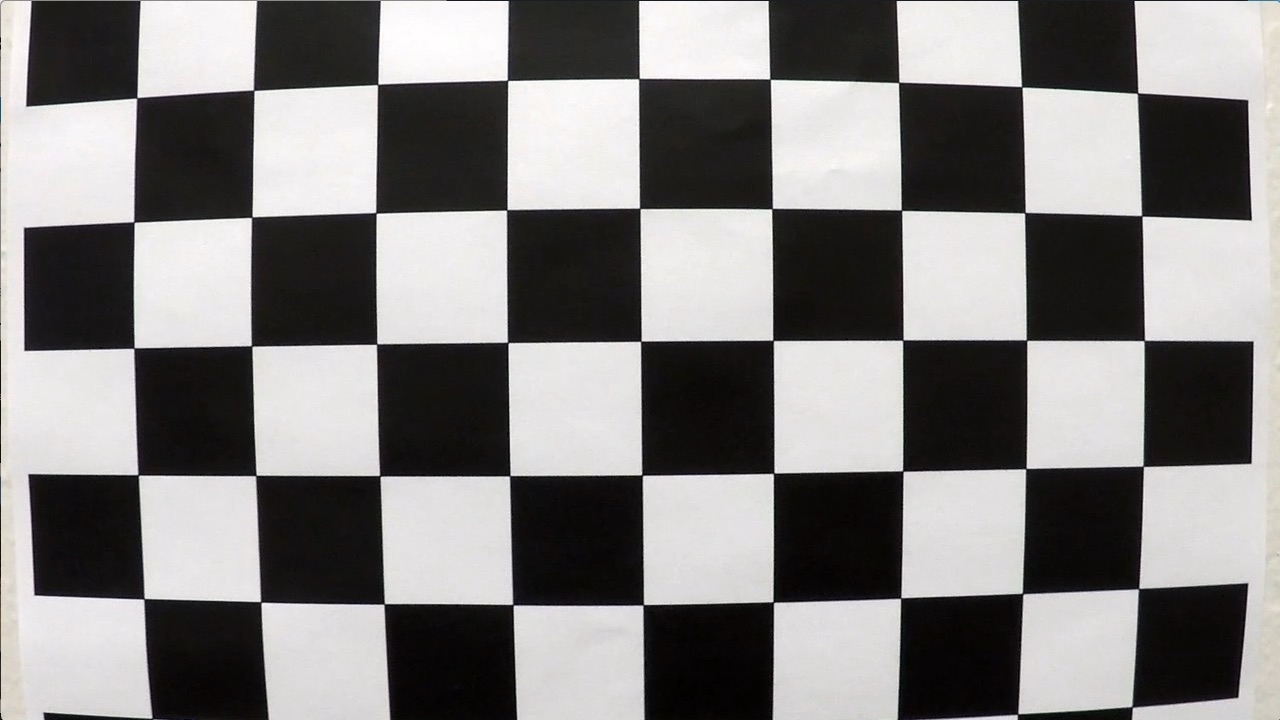
#> input picture p4/camera_cal/calibration1.jpg, 1280 x 720 px; its folder holds 5 pictures in this run
$ jupyter execute --allow-errors p4_debugging.ipynb   (shell and % lines are left out)
#> lines starting #> are read from the running program, lines starting #| are printed output that depends on the picture; after the words box and inside, x2 and y2 are one past the last pixel; in counts of white or black regions, pixels touching at a corner belong together
[cell 1]

import numpy as np
import cv2
import matplotlib.pyplot as plt
import matplotlib.image as mpimg
from scipy import signal

import glob
import pickle

from utils import *

[cell 2]
# Prepare object points
nx = 9 # Number of inside corners in any given row
ny = 6 # Number of inside corners in any given column

# Read in and make a list of calibration images

# glob allows us to read in files with consistent file names
# e.g. calibration-1.jpg, calibration-2.jpg...
images = glob.glob("camera_cal/calibration*.jpg")

# Initialise image and object point arrays
objpoints = []
imgpoints = []

# Generate object points
objp = np.zeros((nx*ny,3), np.float32)
objp[:,:2] = np.mgrid[0:nx,0:ny].T.reshape(-1,2) # x, y coordinates

[cell 3]
for image in images:

    # Read in image
    img = cv2.imread(image)
#> img is the input picture: shape (720, 1280, 3); mean B, G, R 127.8, 128.4, 130.1

    # Convert to grayscale
    gray = cv2.cvtColor(img, cv2.COLOR_BGR2GRAY)

    # Find the chessboard corners
    # Parameters: (image, chessboard dims, param for any flags)
    # chessboard dims = inside corners, not squares.
    ret, corners = cv2.findChessboardCorners(gray, (nx, ny), None)
#> ret = False; corners = None

    # If found, draw corners
    if ret == True:
        # Fill image point and object point arrays
        imgpoints.append(corners)
        objpoints.append(objp)

        # Draw and display the corners
        cv2.drawChessboardCorners(img, (nx, ny), corners, ret)
        plt.imshow(img)
#> pass 2 of the loop `for image in images:`:
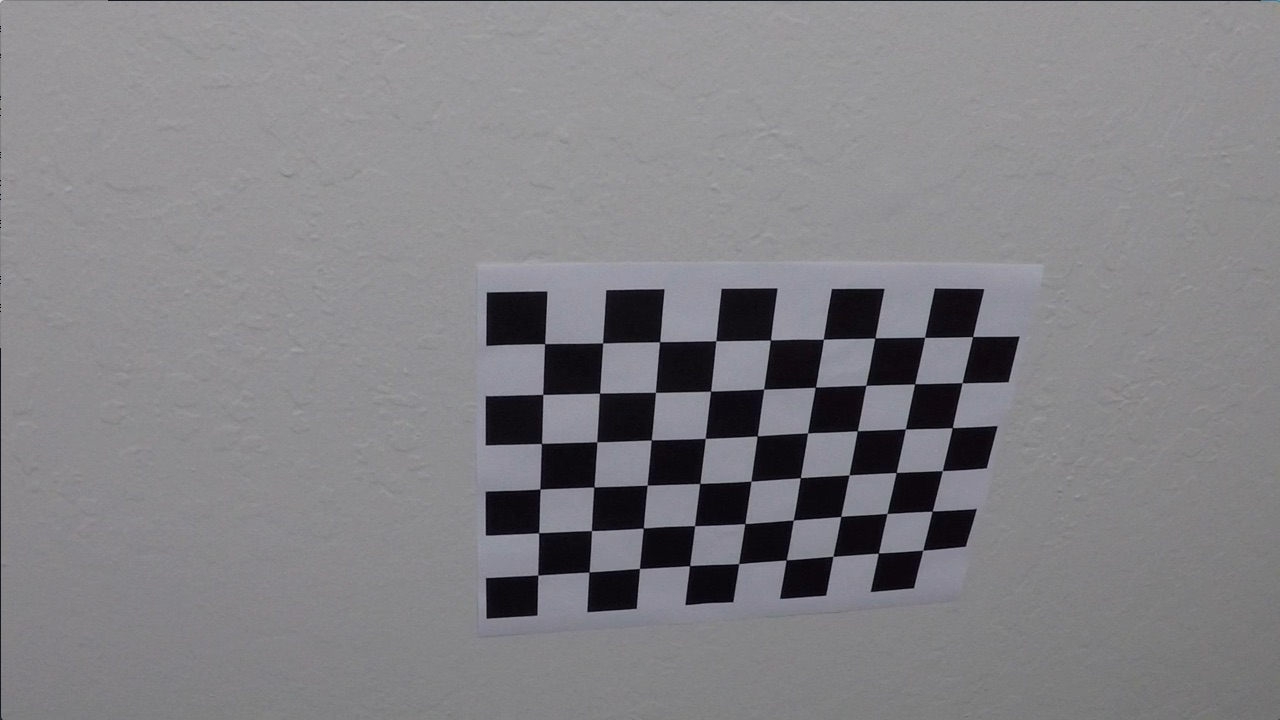
#> input picture p4/camera_cal/calibration10.jpg, 1280 x 720 px
#> img is the input picture: shape (720, 1280, 3); mean B, G, R 133.1, 129.4, 130.2
#> ret = True; corners = 54 rows, first 8: [545.3, 343.1], [602.7, 342.8], [660.1, 341.3], [715.8, 340.7], [770.6, 340], [823.5, 339.2], [874.3, 338.5], [925.1, 337.4]
#> `cv2.drawChessboardCorners(img, (nx, ny), corners, ret)`:
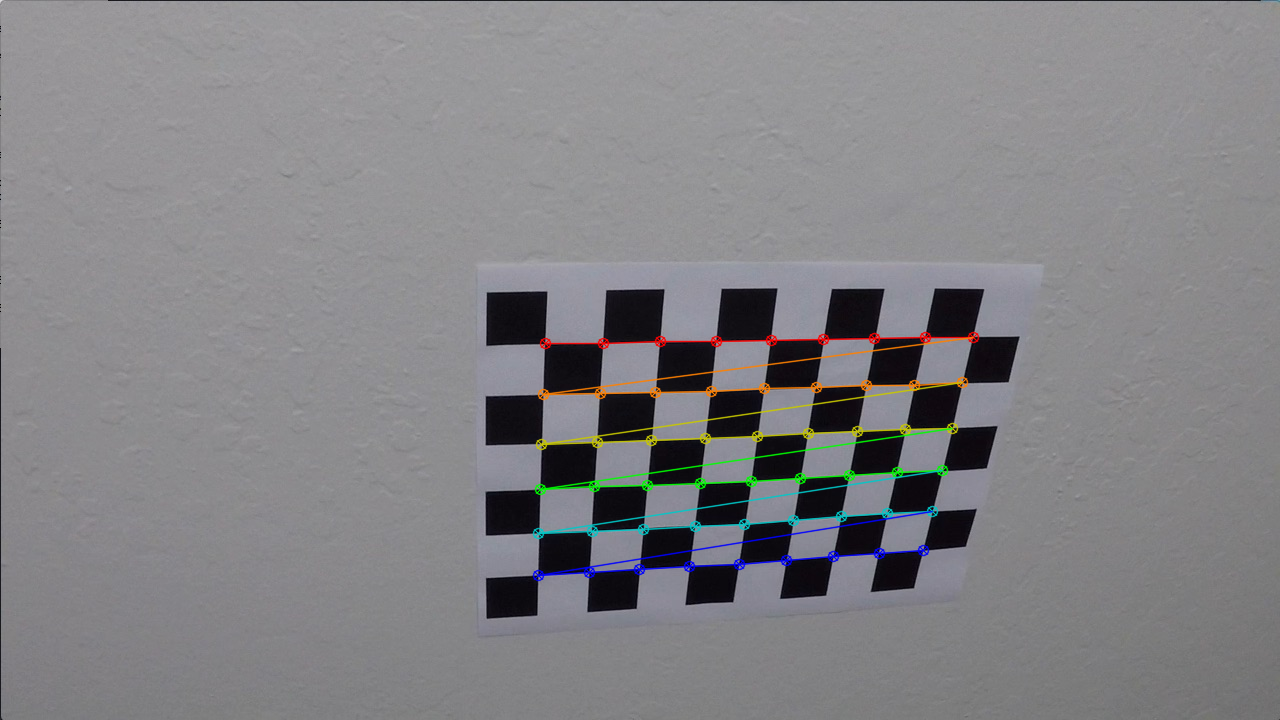
#> img: shape (720, 1280, 3); 1.91% of pixels changed, all inside (x1, y1, x2, y2) = (532, 331, 980, 582)
#> pass 3 of the loop `for image in images:`:
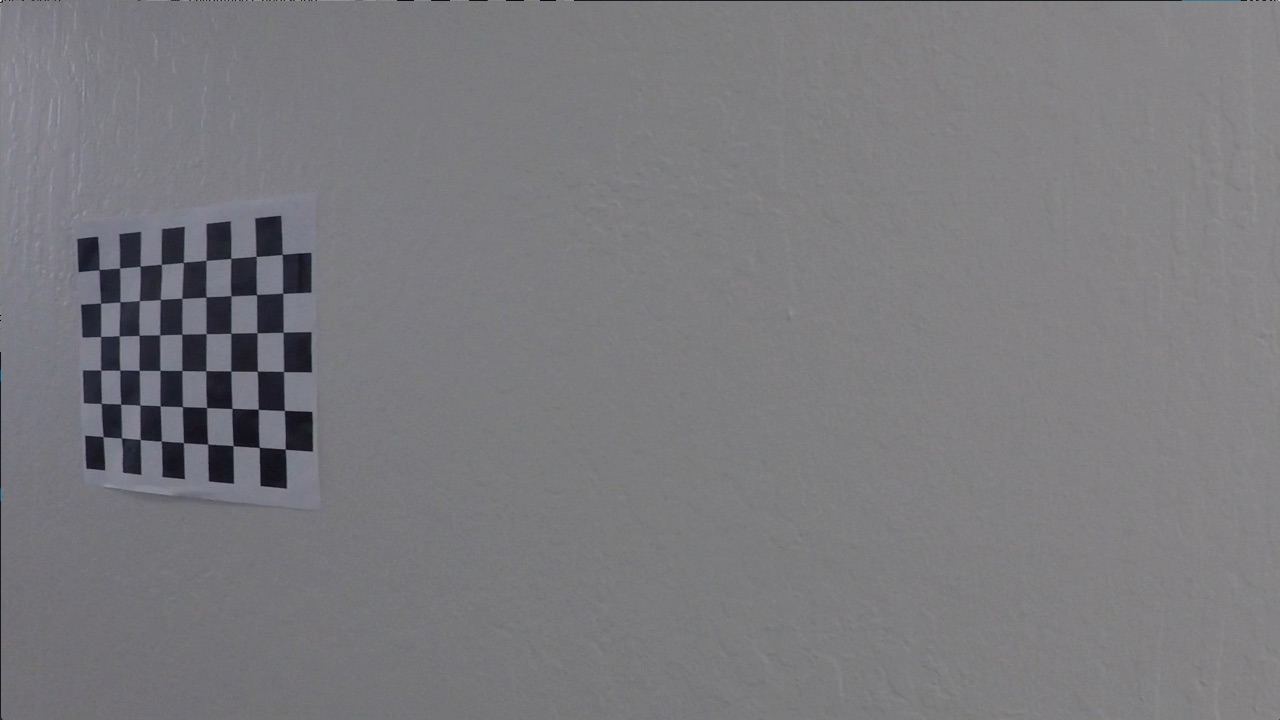
#> input picture p4/camera_cal/calibration11.jpg, 1280 x 720 px
#> img is the input picture: shape (720, 1280, 3); mean B, G, R 125.2, 121.7, 122.2
#> corners = 54 rows, first 8: [99.22, 269.6], [119.6, 268], [140.1, 266.1], [161.3, 264.5], [183.3, 262.5], [206.1, 260.3], [230.7, 258.2], [256.2, 256.3]
#> `cv2.drawChessboardCorners(img, (nx, ny), corners, ret)`:
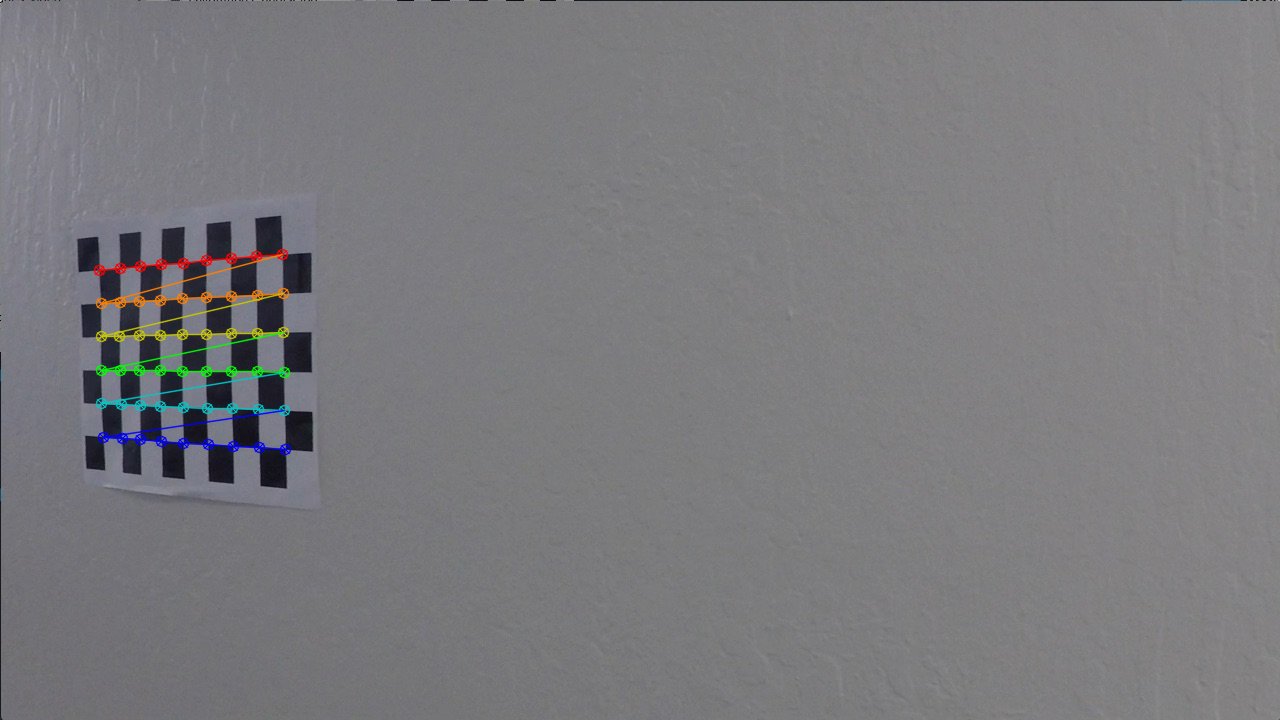
#> img: shape (720, 1280, 3); 1.11% of pixels changed, all inside (x1, y1, x2, y2) = (93, 248, 292, 456)
#> the loop made 5 passes; the first 3 are shown
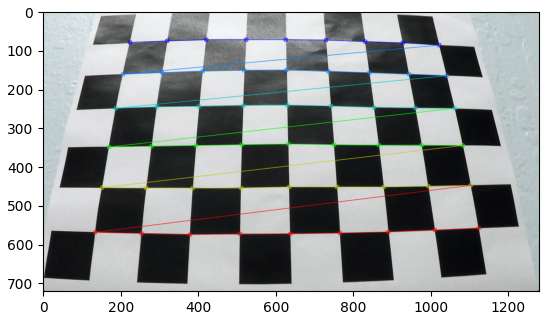
#> figure drawn by matplotlib, 1 panel; B, G, R data is drawn as R, G, B

[cell 4]
# Test undistortion on an image
img = cv2.imread('camera_cal/calibration3.jpg')
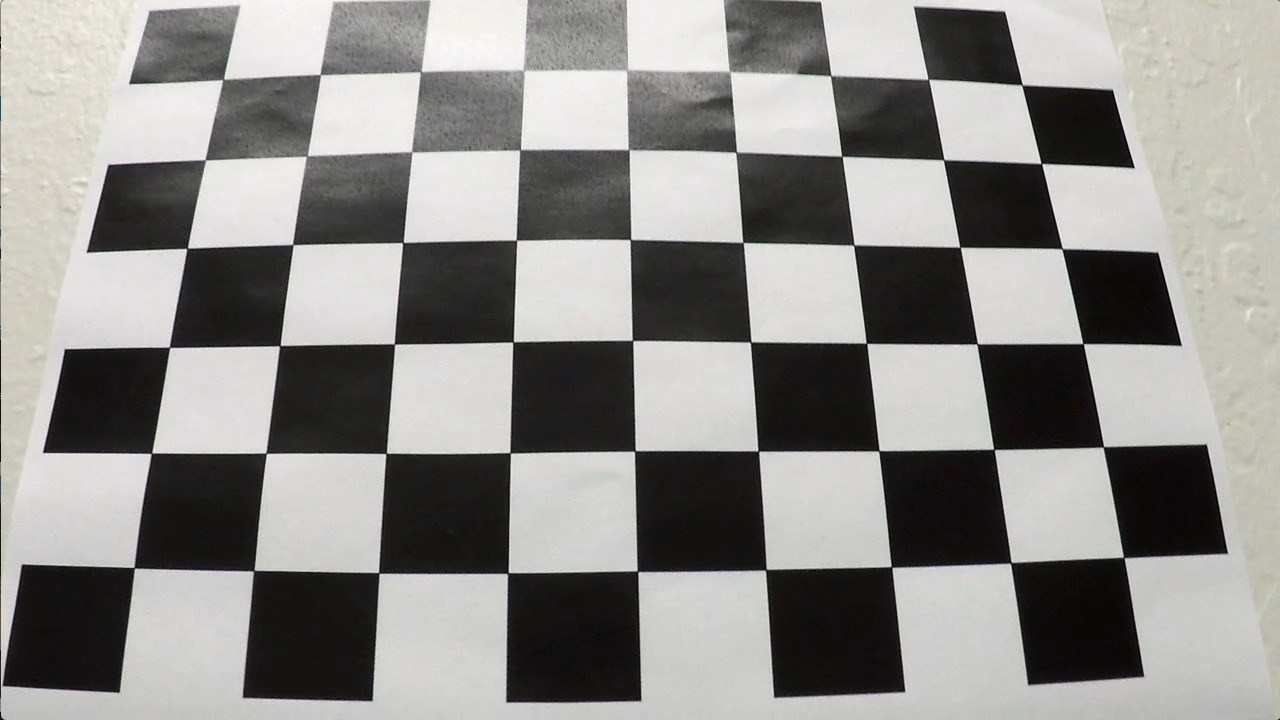
#> input picture p4/camera_cal/calibration3.jpg, 1280 x 720 px
#> img is the input picture: shape (720, 1280, 3); mean B, G, R 138.1, 141, 141.8
img_size = (img.shape[1], img.shape[0])

# Do camera calibration given object points and image points
ret, mtx, dist, rvecs, tvecs = cv2.calibrateCamera(objpoints, imgpoints, img_size,None,None)

dst = cv2.undistort(img, mtx, dist, None, mtx)
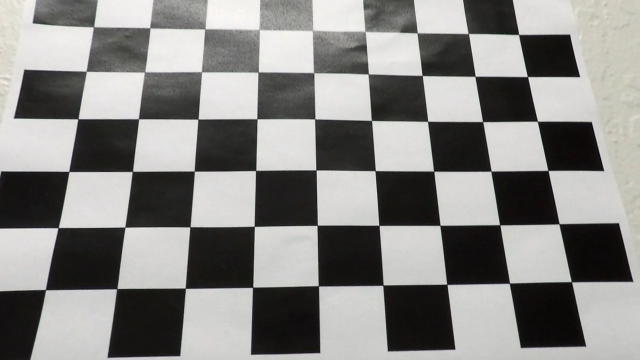
#> dst: shape (720, 1280, 3) (shown at 1/2 size); mean B, G, R 132.7, 134.9, 135.7
cv2.imwrite('calibration_wide/test_undist.jpg',dst)

#dst = cv2.cvtColor(dst, cv2.COLOR_BGR2RGB)
# Visualize undistortion
f, (ax1, ax2) = plt.subplots(1, 2, figsize=(20,10))
ax1.imshow(img)
ax1.set_title('Original Image', fontsize=30)
ax2.imshow(dst)
ax2.set_title('Undistorted Image', fontsize=30)
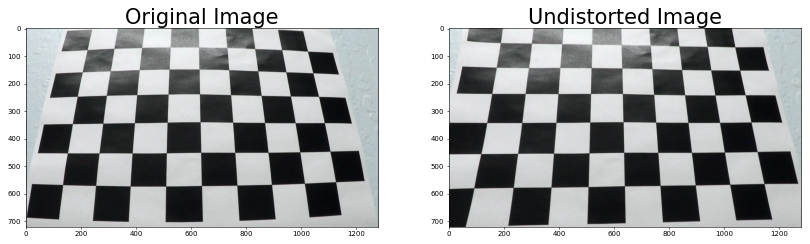
#> figure drawn by matplotlib, 2 panels; B, G, R data is drawn as R, G, B

[cell 5]
# Save the camera calibration result.
save = {
    "mtx" : mtx,
    "dist" : dist
}

pickle.dump( save, open( "camera_calibration.p", "wb" ) )

Pipeline (single images)
1. Has the distortion correction been correctly applied to each image?

[cell 6]
raw = cv2.imread("test_images/signs_vehicles_xygrad.png")
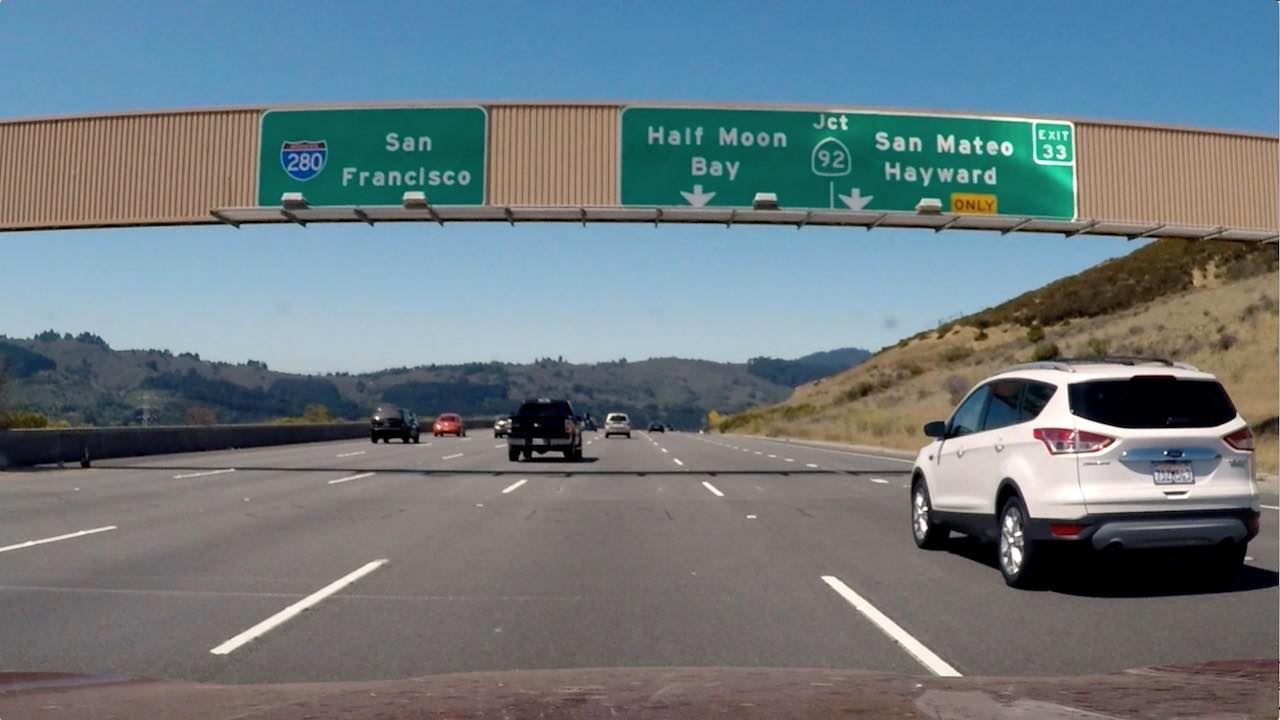
#> input picture p4/test_images/signs_vehicles_xygrad.png, 1280 x 720 px
#> raw is the input picture: shape (720, 1280, 3); mean B, G, R 127.5, 121.6, 109.2

image = cv2.undistort(raw, mtx, dist, None, mtx)
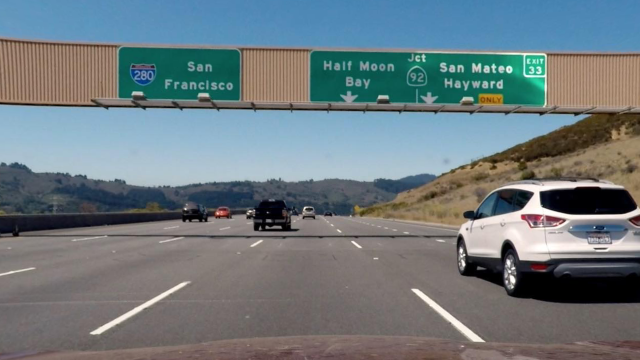
#> image: shape (720, 1280, 3) (shown at 1/2 size); mean B, G, R 127, 121.9, 109.7

# Visualize undistortion
f, (ax1, ax2) = plt.subplots(1, 2, figsize=(20,10))
ax1.imshow(raw)
ax1.set_title('Original Image', fontsize=30)
ax2.imshow(image)
ax2.set_title('Undistorted Image', fontsize=30)

2. Has a binary image been created using color transforms, gradients or other methods?

[cell 7]
# Parameters
imshape = raw.shape

height = raw.shape[0]
offset = 50
offset_height = height - offset
half_frame = raw.shape[1] // 2
steps = 6
pixels_per_step = offset_height / steps
window_radius = 200
medianfilt_kernel_size = 51
horizontal_offset = 40

blank_canvas = np.zeros((720, 1280))
colour_canvas = cv2.cvtColor(blank_canvas.astype(np.uint8), cv2.COLOR_GRAY2RGB)
#> colour_canvas: shape (720, 1280, 3); every value is 0

[cell 8]
#s_thresh=(150, 255)
#sx_thresh=(40, 100)

s_thresh=(170, 255)
sx_thresh=(40, 100)

#> (the rest of this cell did not finish here and is left out)

[cell 9]
vertices = np.array([[(0,imshape[0]),(550, 420), (700, 420), (imshape[1],imshape[0])]], dtype=np.int32)
#> (the rest of this cell did not finish here and is left out)

[cell 10]
"""
src = np.float32(
    [[120, 720],
     [550, 470],
     [700, 470],
     [1160, 720]])

dst = np.float32(
    [[150,720],
     [150,0],
     [1130,0],
     [1130,720]])

"""
src = np.float32([
    [120, image.shape[0]],
    [image.shape[1]/2 - 90, image.shape[0]-image.shape[0]/2+110],
    [image.shape[1]/2 + 60, image.shape[0]-image.shape[0]/2+110],
    [image.shape[1] - 120, image.shape[0]]
    ])

dst = np.float32([
    [150,image.shape[0]],
     [150,0],
     [image.shape[1] - 150,0],
     [image.shape[1] - 150,image.shape[0]]
    ])

print(image.shape)
#| (720, 1280, 3)
print(image.shape[0])
#| 720

M = cv2.getPerspectiveTransform(src, dst)
Minv = cv2.getPerspectiveTransform(dst, src)

print(src)
#| [[ 120.  720.]
#|  [ 550.  470.]
#|  [ 700.  470.]
#|  [1160.  720.]]
print(dst)
#| [[ 150.  720.]
#|  [ 150.    0.]
#|  [1130.    0.]
#|  [1130.  720.]]

#> (a cell that did not finish here is left out)

Have lane line pixels been identified in the rectified image and fit with a polynomial?

#> (a cell that did not finish here is left out)

[cell 13]
f, (ax1, ax2, ax3, ax4, ax5, ax6) = plt.subplots(1, 6, figsize=(20,4))
#ax1.imshow(raw)
#> (the rest of this cell did not finish here and is left out)

#> (a cell that did not finish here is left out)

[cell 15]
print(type(np.arange(1,10)))

[cell 16]
# [67 lines left out: functions get_pixel_in_window_test, get_pixel_in_window_test2, not called in this run]

#> (a cell that did not finish here is left out)

#> (a cell that did not finish here is left out)

#> (a cell that did not finish here is left out)

[cell 20]
# [23 lines left out: functions lane_poly_test, draw_poly_test, not called in this run]

#> (a cell that did not finish here is left out)

[cell 22]
def evaluate_poly_test(indep, poly_coeffs):
    return poly_coeffs[0]*indep**2 + poly_coeffs[1]*indep + poly_coeffs[2]

[cell 23]
# [8 lines left out: function highlight_lane_line_area_test, not called in this run]

[cell 24]
trace = colour_canvas
print(type(trace))
print(trace.shape)
#| (720, 1280, 3)
#print(trace)
#> (the rest of this cell did not finish here and is left out)

http://www.intmath.com/applications-differentiation/8-radius-curvature.php

[cell 25]
# Determine curvature of the lane
# Define y-value where we want radius of curvature
# I'll choose the maximum y-value, corresponding to the bottom of the image
#y_eval = 500
y_eval = imshape[0]
#> (the rest of this cell did not finish here and is left out)
